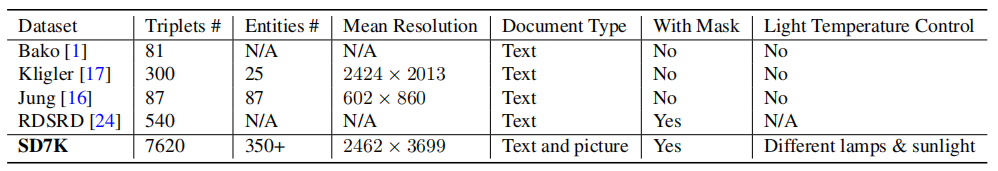
#> input picture docshadow_sd7k/teaser/Dataset.png, 998 x 171 px
$ python -i doc_edge_detect.py   (imports and definitions only)
#> lines starting #> are read from the running program, lines starting #| are printed output that depends on the picture; after the words box and inside, x2 and y2 are one past the last pixel; in counts of white or black regions, pixels touching at a corner belong together
"""Document edge detector for DocAI crop.
Returns 4 corner points (tl,tr,br,bl) in ORIGINAL image coords.
Strategy:
- downscale, multi-mask candidate quads (Canny fixed/auto, OTSU +/-)
- score by rectangularity + area; REJECT frame-hugging quads (photo border)
- line-fit refine corners on full-res edges
- if no confident inset quad -> is_full=True (already-cropped scan; do not force crop)
"""
import cv2
import numpy as np


# [20 lines left out: functions order_points, _is_frame, not called in this run]


def _score_quad(pts, sw, sh):
    area = cv2.contourArea(pts)
    ar = area / (sw * sh)
    if ar < 0.20 or ar > 0.985:
        return -1, ar
    if _is_frame(pts, sw, sh):
        return -1, ar
    o = order_points(pts)
    w1 = np.linalg.norm(o[1] - o[0])
    w2 = np.linalg.norm(o[2] - o[3])
    h1 = np.linalg.norm(o[3] - o[0])
    h2 = np.linalg.norm(o[2] - o[1])
    if min(w1, w2, h1, h2) < 10:
        return -1, ar
    rect = 1 - (abs(w1 - w2) / max(w1, w2) + abs(h1 - h2) / max(h1, h2)) / 2
    if rect < 0.55:
        return -1, ar
    return 0.55 * rect + 0.45 * min(ar / 0.80, 1.0), ar


def _candidates(small):
    g = cv2.cvtColor(small, cv2.COLOR_BGR2GRAY)
    gb = cv2.GaussianBlur(g, (5, 5), 0)
    masks = [cv2.Canny(gb, 75, 200)]
    v = np.median(gb)
    masks.append(cv2.Canny(gb, int(max(0, 0.67 * v)), int(min(255, 1.33 * v))))
    _, ot = cv2.threshold(gb, 0, 255, cv2.THRESH_BINARY + cv2.THRESH_OTSU)
    masks += [ot, 255 - ot]
    quads = []
    for m in masks:
        mc = cv2.morphologyEx(m, cv2.MORPH_CLOSE, np.ones((7, 7), np.uint8), iterations=2)
        for mode in (cv2.RETR_EXTERNAL, cv2.RETR_LIST):
            cnts, _ = cv2.findContours(mc, mode, cv2.CHAIN_APPROX_SIMPLE)
            for c in sorted(cnts, key=cv2.contourArea, reverse=True)[:8]:
                peri = cv2.arcLength(c, True)
                if peri < 80:
                    continue
                for eps in (0.02, 0.03, 0.04, 0.05, 0.06):
                    ap = cv2.approxPolyDP(c, eps * peri, True)
                    if len(ap) == 4 and cv2.isContourConvex(ap):
                        quads.append(ap.reshape(4, 2).astype(np.float32))
                        break
    return quads


# [74 lines left out: functions _fit_line_near, _intersect, _refine, not called in this run]


def detect_corners(img_bgr):
    """Return (corners_4x2_float or None, confidence_float, is_full_bool).
    corners order: tl, tr, br, bl in ORIGINAL image coords."""
    H, W = img_bgr.shape[:2]
    ratio = max(H, W) / 700.0
    small = cv2.resize(img_bgr, (int(W / ratio), int(H / ratio))) if ratio > 1 else img_bgr.copy()
    sh, sw = small.shape[:2]
    best = None
    best_s = -1
    for q in _candidates(small):
        s, ar = _score_quad(q, sw, sh)
        if s > best_s:
            best_s = s
            best = q
    if best is None or best_s < 0.55:
        return None, float(max(best_s, 0.0)), True
    q = (order_points(best) * ratio).astype(np.float32)
    q, _ok = _refine(img_bgr, q)
    return q, float(best_s), False


# [55 lines left out: functions _approx_quad, detect_corners_grabcut, _tilt_of, not called in this run]


def detect_corners_auto(img_bgr):
    """Auto: run opencv first and RESPECT its is_full signal (already-cropped /
    axis-aligned scans stay full). Only consult grabcut to improve an opencv crop
    that exists but is low-confidence or clearly tilted.
    Returns (corners, confidence, is_full, chosen_method)."""
    oc_q, oc_conf, oc_full = detect_corners(img_bgr)
    # opencv found no confident inset quad -> already cropped / undetectable.
    # Trust it; do NOT let grabcut force a crop into an already-cropped doc.
    if oc_q is None or oc_full:
        return None, float(oc_conf), True, "opencv"
    # opencv crop is solid and roughly axis-aligned -> fast path
    if oc_conf >= 0.75 and _tilt_of(oc_q) < 8.0:
        return oc_q, oc_conf, False, "opencv"
    # opencv crop is poor/tilted -> consult grabcut, keep the better usable crop
    gc_q, gc_conf, gc_full = detect_corners_grabcut(img_bgr)
    candidates = [(oc_conf, oc_q, "opencv")]
    if gc_q is not None and not gc_full:
        candidates.append((gc_conf * 0.9, gc_q, "grabcut"))
    candidates.sort(key=lambda x: x[0], reverse=True)
    conf, q, method = candidates[0]
    return q, float(conf), False, method

>>> import cv2
>>> picture = cv2.imread('../docshadow_sd7k/teaser/Dataset.png')
#> picture is the input picture: shape (171, 998, 3); mean B, G, R 233.6, 233.2, 233.3
>>> result = detect_corners_auto(picture)
#> in detect_corners, `small = cv2.resize(img_bgr, (int(W / ratio), int(H / ratio))) if ratio..`:
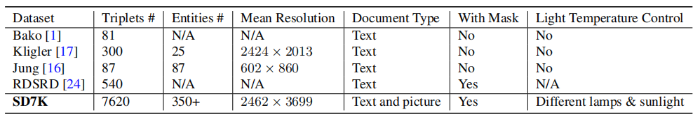
#> small: shape (119, 700, 3); mean B, G, R 233.2, 232.8, 232.8
#> in _candidates, `gb = cv2.GaussianBlur(g, (5, 5), 0)`:
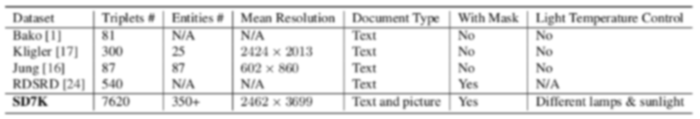
#> gb: shape (119, 700); min 58, max 255, mean 232.9
#> in _candidates, `v = np.median(gb)`: v = 254
#> in _candidates, `_, ot = cv2.threshold(gb, 0, 255, cv2.THRESH_BINARY + cv2.THRESH_OTSU)`:
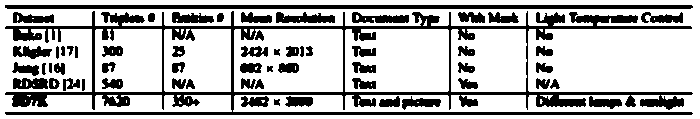
#> ot: shape (119, 700); 72.3% white; 59 black regions, largest, box (x1, y1, x2, y2) and area: (5, 11, 693, 115) 11948, (5, 5, 693, 9) 2747, (276, 12, 335, 23) 446
#> the loop in detect_corners, `for q in _candidates(small):` made 17 passes
#> (q, area in _score_quad, ar) on passes 1 to 11: ([[375, 30], [447, 29], [448, 91], [376, 92]], 4465, 0.0536), ([[475, 29], [526, 30], [525, 92], [477, 91]], 3068.5, 0.0368), ([[114, 29], [161, 30], [160, 92], [122, 91]], 2631.5, 0.0316), ([[195, 29], [231, 30], [230, 92], [184, 78]], 2320.5, 0.0279), ([[477, 96], [525, 95], [526, 110], [478, 111]], 721, 0.00866), ([[375, 30], [447, 29], [448, 91], [376, 92]], 4465, 0.0536), ([[475, 29], [526, 30], [525, 92], [477, 91]], 3068.5, 0.0368), ([[114, 29], [164, 32], [163, 90], [122, 91]], 2726.5, 0.0327), ([[195, 29], [231, 30], [230, 92], [184, 78]], 2320.5, 0.0279), ([[477, 96], [525, 95], [526, 110], [478, 111]], 721, 0.00866), ([[0, 0], [0, 118], [699, 118], [699, 0]], 82482, 0.99)
#> after the loop in detect_corners, `for q in _candidates(small):`: best_s = -1
#> in detect_corners_auto, `oc_q, oc_conf, oc_full = detect_corners(img_bgr)`: oc_conf = 0; oc_full = True

$ run again, on docshadow_sd7k/teaser/Comparison.png
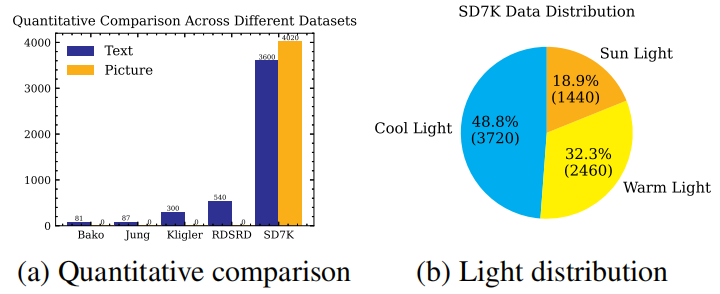
#> input picture docshadow_sd7k/teaser/Comparison.png, 720 x 294 px
#> picture is the input picture: shape (294, 720, 3); mean B, G, R 223.5, 232.2, 226.7
#> in _candidates, `v = np.median(gb)`: v = 255
#> in _candidates, `_, ot = cv2.threshold(gb, 0, 255, cv2.THRESH_BINARY + cv2.THRESH_OTSU)`:
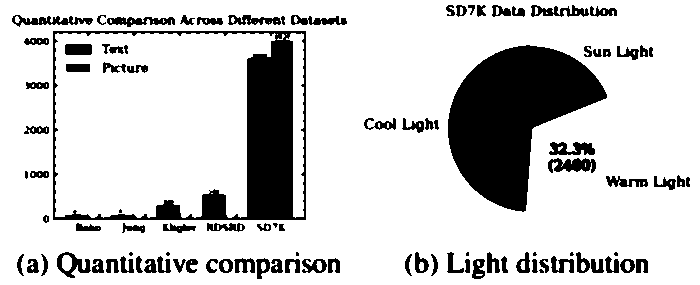
#> ot: shape (285, 700); 80.8% white; 100 black regions (10 under 20 px), largest, box (x1, y1, x2, y2) and area: (448, 45, 607, 212) 14750, (53, 31, 306, 220) 11219, (548, 158, 596, 173) 489
#> the loop in detect_corners, `for q in _candidates(small):` made 40 passes
#> (area in _score_quad, ar, s, o in _score_quad, w1 in _score_quad, w2 in _score_quad, h1 in _score_quad) on pass 1: (60935, 0.305, 0.658, [[12, 16], [346, 17], [306, 219], [44, 223]], 334, 262, 209.5)
#> after the loop in detect_corners, `for q in _candidates(small):`: best_s = 0.658
#> in detect_corners, `q = (order_points(best) * ratio).astype(np.float32)`: q = [[12.34, 16.46], [355.9, 17.49], [314.7, 225.3], [45.26, 229.4]]
#> in _refine, `v = np.median(g)`: v = 255
#> tl = [12.34, 16.46]; tr = [355.9, 17.49]; br = [314.7, 225.3]; bl = [45.26, 229.4]
#> p1 = [12.34, 16.46]
#> p2 = [355.9, 17.49]
#> in _fit_line_near, `d = p2 - p1`: d = [343.5, 1.03]
#> L = 343.5
#> in _fit_line_near, `d /= L`: d = [1, 0.00299]
#> in _fit_line_near, `n = np.array([-d[1], d[0]])`: n = [-0.00299, 1]
#> xmin = 0
#> xmax = 376
#> ymin = 0
#> ymax = 38
#> sub: shape (38, 376); 39.3% white; 7 white regions (1 under 20 px), largest, box (x1, y1, x2, y2) and area: (53, 13, 317, 38) 2641, (11, 13, 97, 29) 986, (234, 13, 296, 28) 745, (298, 13, 358, 28) 690, (184, 14, 231, 28) 529, (30, 37, 51, 38) 21
#> in _fit_line_near, `ys, xs = np.where(sub > 0)`: ys = 5616 values from 13 to 37; xs = 5616 values, max 357 at index 823, min 11 at index 492, mean 182.9
#> in _fit_line_near, `pts = np.stack([xs, ys], 1).astype(float)`: pts = 5616 pairs, first value 11 to 357, second value 13 to 37
#> rel = 5616 pairs, first value -1.34 to 344.7, second value -3.46 to 20.54
#> perp = 5616 values, max 20.5 at index 5544, min 0.00103 at index 666, mean 7.95
#> along = 5616 values, max 344.7 at index 3791, min -1.34 at index 492, mean 170.6
#> vx = 1; vy = -0.000258; x0 = 182.9; y0 = 24.61
#> a = -0.000258
#> b = -1
#> in _fit_line_near, `c = -(a * x0 + b * y0)`: c = 24.65
#> top = (-0.000258, -1, 24.65)
#> sub: shape (246, 83); 13.6% white; 5 white regions, box (x1, y1, x2, y2) and area: (0, 30, 24, 229) 2007, (5, 13, 65, 28) 690, (80, 121, 83, 135) 32, (0, 15, 3, 27) 26, (0, 229, 2, 240) 21
#> right = (-0.98, -0.197, 341.3)
#> sub: shape (46, 311); 28.9% white; 3 white regions, box (x1, y1, x2, y2) and area: (29, 0, 293, 39) 3998, (19, 16, 28, 28) 90, (96, 9, 108, 16) 52
#> bot = (-0.00152, -1, 227.4)
#> sub: shape (250, 66); 19.1% white; 8 white regions (1 under 20 px)
#> left = (0.989, -0.148, -19.22)
#> a1 = 0.989; b1 = -0.148; c1 = -19.22
#> a2 = -0.000258; b2 = -1; c2 = 24.65
#> det = -0.989
#> x = 23.11
#> y = 24.65
#> ntl = [23.11, 24.65]
#> ntr = [343.2, 24.57]
#> nbr = [302.5, 226.9]
#> nbl = [53.39, 227.3]
#> nq = [[23.11, 24.65], [343.2, 24.57], [302.5, 226.9], [53.39, 227.3]]
#> in detect_corners, `q, _ok = _refine(img_bgr, q)`: q has the same summary as nq in _refine
#> oc_q has the same summary as nq in _refine; oc_conf = 0.658; oc_full = False
#> in _approx_quad, `cnts, _ = cv2.findContours(m, cv2.RETR_EXTERNAL, cv2.CHAIN_APPROX_SIMP..`:
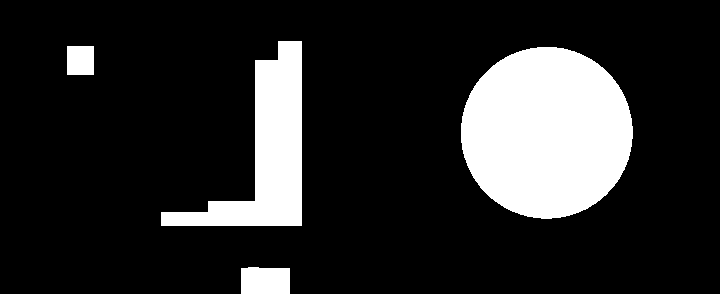
#> m: shape (294, 720); 16.7% white; 4 white regions, box (x1, y1, x2, y2) and area: (461, 47, 633, 219) 23192, (161, 41, 302, 226) 10091, (241, 267, 290, 294) 1285, (67, 46, 94, 75) 783
#> gc_conf = 0.0696; gc_full = True
#> candidates = [(0.658, [[23.11, 24.65], [343.2, 24.57], [302.5, 226.9], [53.39, 227.3]], 'opencv')]
#> in detect_corners_auto, `conf, q, method = candidates[0]`: conf = 0.658; q has the same summary as nq in _refine; method = 'opencv'
#> result = ([[23.11, 24.65], [343.2, 24.57], [302.5, 226.9], [53.39, 227.3]], 0.658, False, 'opencv')
